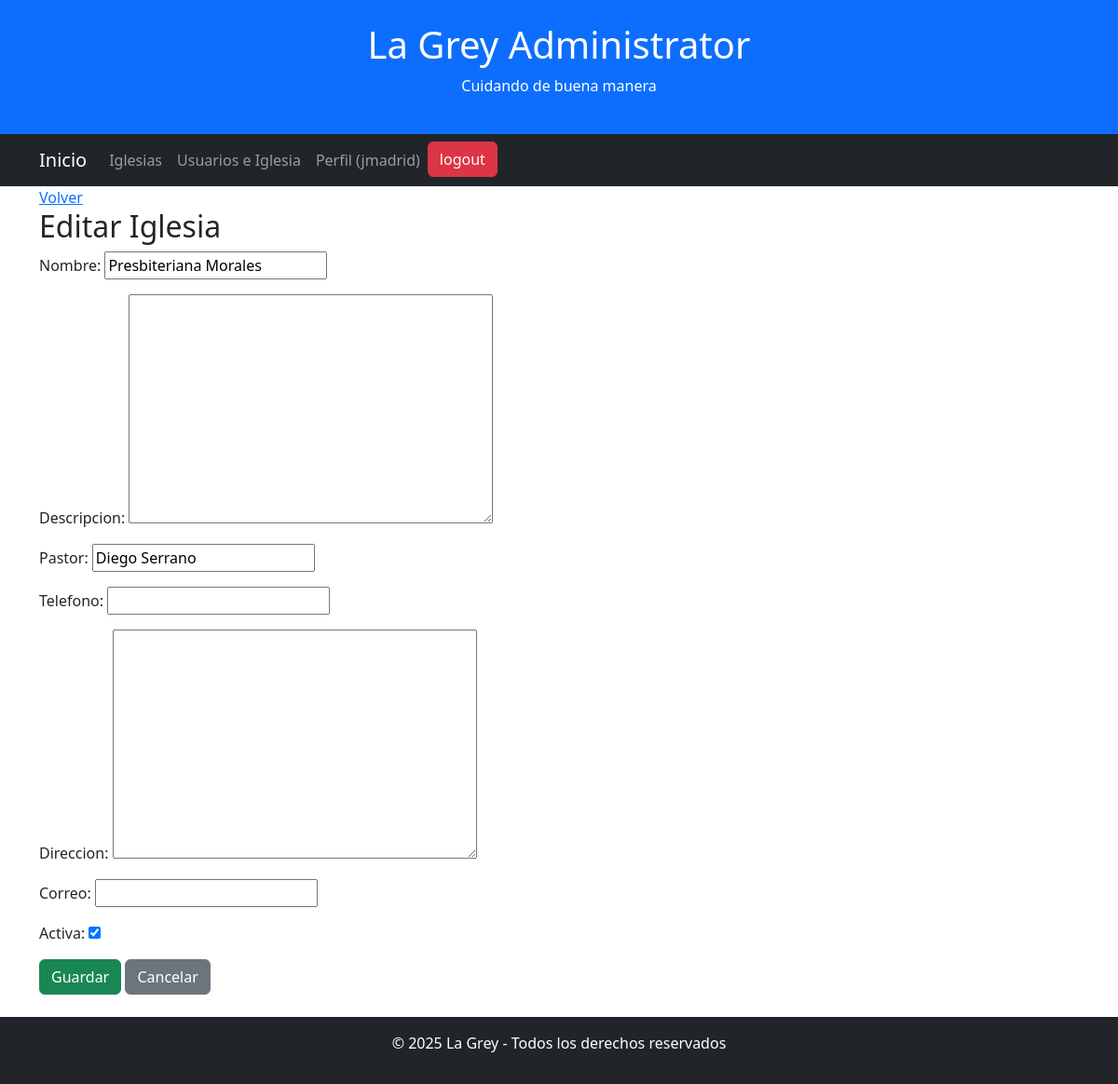
Page /iglesias/editar/2/ (signed in) on the committed database.
### base/models.py (models this page shows, shortened)
class Iglesia(models.Model):
    nombre = models.CharField(max_length=200)
    descripcion = models.TextField(null=True,
                                   blank=True)
    direccion = models.TextField(null=True, blank=True)
    telefono = models.CharField(max_length=50, null=True, blank=True)
    correo = models.CharField(max_length=100, null=True, blank=True)
    pastor = models.CharField(max_length=100, null=True, blank=True)
    activa = models.BooleanField(default=True)
    creado = models.DateTimeField(auto_now_add=True)
    class Meta:
        ordering = ['nombre']

### base/views.py (the view)
# urls.py: path('iglesias/editar/<int:pk>/', IglesiaUpdateView.as_view(), name='iglesia_update'),
class IglesiaUpdateView(LoginRequiredMixin, UpdateView):
    model = Iglesia
    form_class = IglesiaForm
    template_name = 'iglesia/iglesia_form.html'
    success_url = reverse_lazy('iglesia_list')

### base/forms.py
class IglesiaForm(forms.ModelForm):
    class Meta:
        model = Iglesia
        fields = ['nombre', 'descripcion', 'pastor','telefono', 'direccion', 'correo','activa']

### base/templates/iglesia/iglesia_form.html (shortened to what this page needs)
{% extends 'principal_super.html' %}
{% block content %}
    <a href="{% url 'iglesia_list' %}">Volver</a>
   <h2>{% if form.instance.pk %}Editar{% else %}Crear{% endif %} Iglesia</h2>
    <form method="post">
        {{ form.as_p }}
        <button class="btn btn-success" type="submit">Guardar</button>
        <a href="{% url 'iglesia_list' %}" class="btn btn-secondary">Cancelar</a>
    </form>
{% endblock content %}

### base/templates/principal_super.html (shortened to what this page needs)
<!DOCTYPE html>
<html lang="es">
<head>
 <link rel="stylesheet" href="https://cdn.jsdelivr.net/npm/flatpickr/dist/flatpickr.min.css">
    <link href="https://cdn.jsdelivr.net/npm/select2@4.0.13/dist/css/select2.min.css" rel="stylesheet" />
    <link rel="stylesheet" href="https://cdn.jsdelivr.net/npm/bootstrap@5.3.0/dist/css/bootstrap.min.css">
</head>
<body>
    <header class="bg-primary text-white text-center py-4">
        <h1>La Grey Administrator</h1>
        <p>Cuidando de buena manera</p>
    </header>
    <nav class="navbar navbar-expand-lg navbar-dark bg-dark">
        <div class="container">
            <a class="navbar-brand" href="{% url 'menu_principal' %}">Inicio</a>
            <div class="collapse navbar-collapse" id="navbarNav">
                <ul class="navbar-nav me-auto">
                <ul class="navbar-nav me-auto">
                    <li class="nav-item" ><a class="nav-link" href="{% url 'iglesia_list' %}">Iglesias </a></li>
                    <li class="nav-item" ><a class="nav-link" href="{% url 'usuario_iglesia_list' %}">Usuarios e Iglesia </a></li>
                </ul>
                <ul class="navbar-nav">
                        <li class="nav-item">
                            <a class="nav-link" href="">Perfil ({{ user.username }})</a>
                        </li>
                    {% if request.user.is_authenticated %}
                            <form method="post" action="{% url 'logout' %}">
                                <button  class="btn btn-danger" type="submit">logout</button>
                            </form>
                        {% else %}
                             <a href="{% url 'login' %}">Ingresar </a>
                        {% endif %}
                </ul>
            </div>
        </div>
    </nav>
    <div class="container">
        {% block content %}
        {% endblock content %}
    </div>
    <footer class="bg-dark text-white text-center py-3 mt-4">
        <p>&copy; 2025 La Grey - Todos los derechos reservados</p>
    </footer>
</body>
</html>

### rows in the picture
Iglesia: nombre "Presbiteriana Morales", pastor "Diego Serrano", activa "☑"

### other values in the picture
{{ user.username }} "jmadrid"
